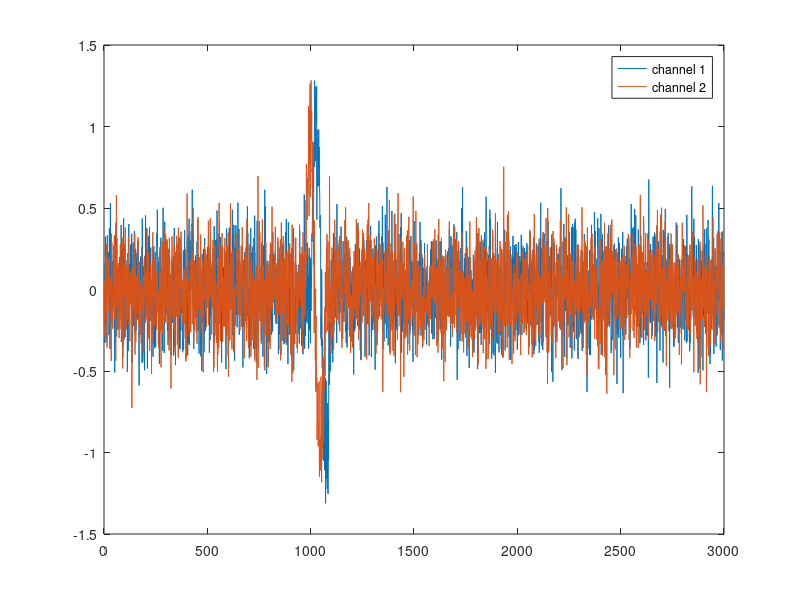

The MATLAB script that drew this image: (Note: this script raises an error after producing the figure.)
%% stwc test
addpath ./scripts

%% make three waveforms, with transient lagged correlations
t = 1:3000;
eps = .2;
A = 1;

X = eps*randn(length(t), 2);
adder = A*sin(2*pi*(0:0.01:1))';

lAdder = 1:length(adder);

truelag = -30;

X(lAdder+1000,         1) = X(lAdder+1000, 1) + adder;
X(lAdder+1000+truelag, 2) = X(lAdder+1000+truelag, 2) + adder;

plot(X);

legend('channel 1', 'channel 2');

%% perform stwc

% stwc(X, pairs, maxlag, windowWidth)

vals = gausswc(single(X(:,1)), single(X(:,2)), 100, 200, single(ones(101, 1)), 'cor');
% vals = repairSTWCPlot(vals);
[a,b,c] = findBestLag(vals, 1:size(vals, 2), -200:200, [], true);
imagesc(1:size(vals,2), -200:200, vals);
colorbar;

vline(b,'k');
hline(c,'k');

fprintf('channel 2 lags channel 1 by a true lag of %d samples, we detected a lag of %d samples\n', truelag, c);

% a positive lag implies that the first channel is leading
% a negative lag implies that the second channel is leading
